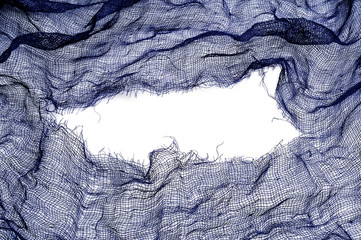
#> input picture wow.jpg, 361 x 240 px, found by its file name
$ python GaussImg.py
#> lines starting #> are read from the running program, lines starting #| are printed output that depends on the picture
import cv2
import numpy as np

#take image input and convert to grayscale
img = cv2.imread("C:\\Users\\Rishi Mukherjee\\Desktop\\wow.jpg",1);
#> img is the input picture: shape (240, 361, 3); mean B, G, R 166, 141.6, 138
grey = cv2.cvtColor(img,cv2.COLOR_BGR2GRAY)
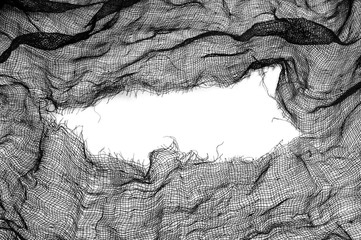
#> grey: shape (240, 361); min 0, max 255, mean 143.4

# take the gaussian blur image
gauss = cv2.GaussianBlur(img,(5,5),100)
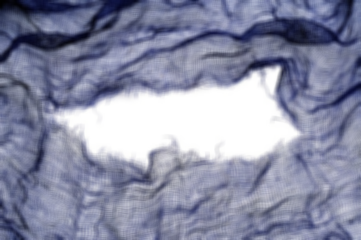
#> gauss: shape (240, 361, 3); mean B, G, R 166, 141.6, 138

#find threshold to convert into pure black white image
ret,thresh = cv2.threshold(gauss,127,255,0)
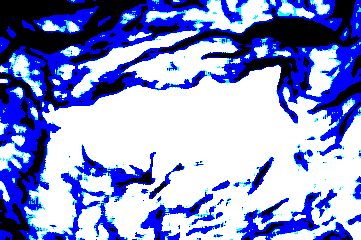
#> thresh: shape (240, 361, 3); mean B, G, R 211.3, 148.5, 137.7

#detect holes using blob detector
detector = cv2.SimpleBlobDetector_create()
keypoint = detector.detect(thresh);
#> keypoint = 3 keypoints; (x, y, size): (219, 215, 7.4), (309, 153, 7.2), (311, 138, 6.7)
imgkeypoint = cv2.drawKeypoints(thresh,keypoint,np.array([]),(0,255,0),cv2.DRAW_MATCHES_FLAGS_DRAW_RICH_KEYPOINTS)

#show the image on to the screen
cv2.imshow("legend",imgkeypoint);
cv2.waitKey(0)
cv2.destroyAllWindows()
